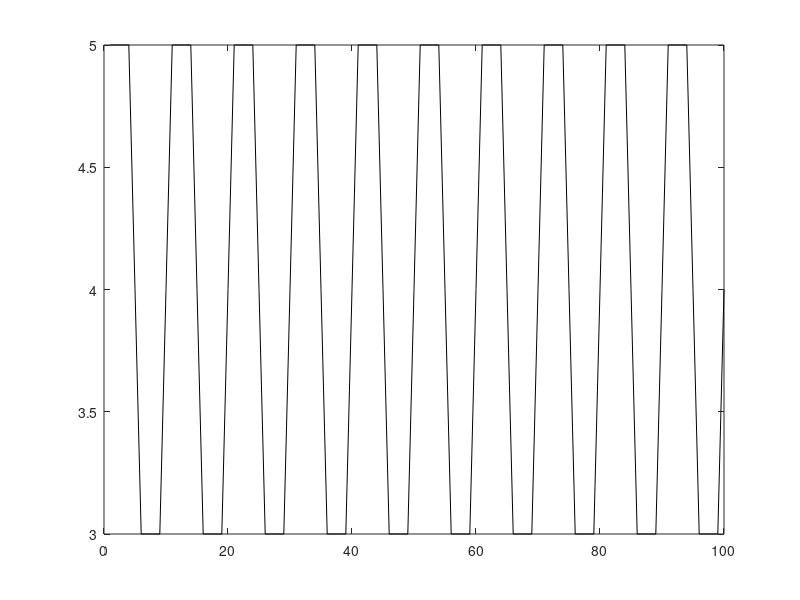
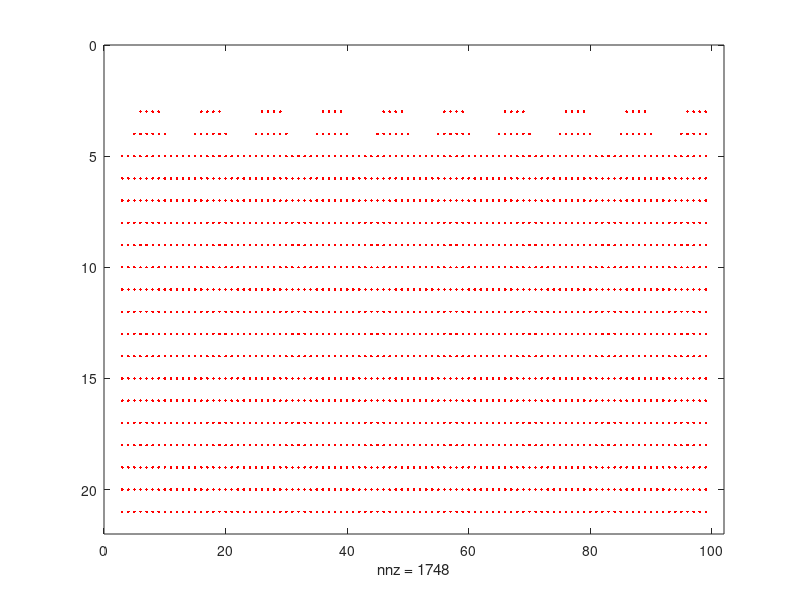

MATLAB code for these plots, in order: (Note: this script raises an error after producing the figures.)
clear
close all

length_of_surface=100  %surfacewidth
[X,Y] = meshgrid(0:length_of_surface, 0:20);

probability=zeros(size(X))
initialmatrix = ones(size(X)); %colors has ones everywhere besides row 1,2==0
adsorption=zeros(size(X));
desorption=zeros(size(X));
initialmatrix(1:2, :) = 0;
etchcycles=3
Standard_Deviation_matrix=zeros(etchcycles,1);


a=1         %parameters a and b for the probability of adsorbens number 1 and 2
b=100
 

% find starting row of 1's for each column (creates surface matrix)


for i=1:length_of_surface
    surface(i)=find(initialmatrix(:,i),1)
end
surface(2,:)=0;


periodicity = 10;

% surface shape of sine
for i=1:length_of_surface
surface(1,i) = round((sin(i.*2.*pi/periodicity)))+4;
end

 
 plot (surface(1,1:length_of_surface),'k')


  pictureTest=ones(size(X))   

%  creates 2D matrix and picture out of surface matrix
 for k=2:length_of_surface
    if surface(1,k)~=0
         pictureTest(surface(1,k),k)=1; 
         
         pictureTest(1:surface(1,k)-1,k)=0;
    end
 end
 
%   cuts the beginning and end of
 pictureTest(:,1:2)=0                 
 pictureTest(:,length_of_surface:length_of_surface+1)=0
 figure;
 spy(pictureTest,'r')

 
 
 
% starting probability for first etch cycle
probability(1,:)=50;


%probabilities for etching
probablityAdsorption1 = 50;
probablityAdsorption2 = 37.5;
probablityAdsorption3 = 0;


calculateStandardDeviations(surface)

% sum_surface=sum(surface(1,:),2)
% average_surface_line=sum_surface./length_of_surface
% average_surface_line_picture(1,1:length_of_surface)=average_surface_line
% 
% 
% Standard_Deviation = std(surface,0,2)
% Standard_Deviation_matrix(1,1)=Standard_Deviation(1);




% setting the etching circles
for number_of_etching=1:etchcycles

% probability of colors2=green dots to place on red (surface)
for surfaceposition=2:length_of_surface
   Z=a+(b-a).*rand(1,1);
             if Z>probability(1,surfaceposition)
                adsorption(surface(1,surfaceposition)-1,surfaceposition)=1
             else 
                adsorption(surface(1,surfaceposition),surfaceposition)=0
             end


% probability of colors3 =blue dots to place on the row above


      Z=a+(b-a).*rand(1,1);
             if Z>probability(1,surfaceposition)
                desorption(surface(1,surfaceposition)-2,surfaceposition)=1
             else 
                desorption(surface(1,surfaceposition),surfaceposition)=0
             end

% removes surface atom, when green and blue are above
% for column = 1:length(colors(1,:)+1)
    if adsorption(surface(1,surfaceposition)-1,surfaceposition) && desorption(surface(1,surfaceposition)-2,surfaceposition)==1
         surface(1,surfaceposition)= surface(1,surfaceposition)+1  
     end

end

% calculates the probability for each surface atom after each etch step
if number_of_etching>1
 for surfaceposition=2:length_of_surface-1
     
     if surface(1,surfaceposition)== surface(1,surfaceposition+1)
        if surface(1,surfaceposition)== surface(1,surfaceposition-1)
            surface(2,surfaceposition)=1
            surface(3,surfaceposition)=probablityAdsorption1;
        end
        if surface(1,surfaceposition)< surface(1,surfaceposition-1)
            surface(2,surfaceposition)=2
            surface(3,surfaceposition)=probablityAdsorption1; 
        end
        if surface(1,surfaceposition)> surface(1,surfaceposition-1)
            surface(2,surfaceposition)=1
            surface(3,surfaceposition)=probablityAdsorption1;
        end
     end
     if surface(1,surfaceposition)> surface(1,surfaceposition+1)
         if surface(1,surfaceposition)== surface(1,surfaceposition-1)
              surface(2,surfaceposition)=1
              surface(3,surfaceposition)=probablityAdsorption1;
         end
         if surface(1,surfaceposition)> surface(1,surfaceposition-1)
              surface(2,surfaceposition)=1
              surface(3,surfaceposition)=probablityAdsorption1;
         end
         if surface(1,surfaceposition)< surface(1,surfaceposition-1)
              surface(2,surfaceposition)=2
              surface(3,surfaceposition)=probablityAdsorption2;
         end
     end       
      if surface(1,surfaceposition)< surface(1,surfaceposition+1)
         if surface(1,surfaceposition)== surface(1,surfaceposition-1)
              surface(2,surfaceposition)=2
              surface(3,surfaceposition)=probablityAdsorption2 
         end
         if surface(1,surfaceposition)> surface(1,surfaceposition-1)
              surface(2,surfaceposition)=2
              surface(3,surfaceposition)=probablityAdsorption2 
         end
           if surface(1,surfaceposition)< surface(1,surfaceposition-1)
              surface(2,surfaceposition)=3
              surface(3,surfaceposition)=probablityAdsorption3
           end
      end
      
      
%     if surface(1,surfaceposition)< surface(1,surfaceposition+1)&& surface(1,surfaceposition)< surface(1,surfaceposition-1)
%         surface(2,surfaceposition)=3
%         surface(3,surfaceposition)=0
%     end
%     hold on
%     if surface(1,surfaceposition)== surface(1,surfaceposition+1)&& surface(1,surfaceposition)== surface(1,surfaceposition-1)
%         surface(2,surfaceposition)=1
%         surface(3,surfaceposition)=50
%    
%     end
%     hold on
%      if surface(1,surfaceposition)> surface(1,surfaceposition+1)&& surface(1,surfaceposition)> surface(1,surfaceposition-1)
%         surface(2,surfaceposition)=1
%          surface(3,surfaceposition)=50
%      end
%     hold on
%      if surface(2,surfaceposition)==0 
%        surface(2,surfaceposition)=2
%         surface(3,surfaceposition)=37.5
%      end


% creates probability for each surface atom for next etching cycle
    probability(1,surfaceposition) = surface(3,surfaceposition)
    hold on 
 end
end
 pictureTest=ones(size(X))   

%  creates 2D matrix and picture out of surface matrix
 for k=2:length_of_surface
    if surface(1,k)~=0
         pictureTest(surface(1,k),k)=1; 
         
         pictureTest(1:surface(1,k)-1,k)=0;
    end
 end
 
%   cuts the beginning and end of
 pictureTest(:,1:2)=0                 
 pictureTest(:,length_of_surface:length_of_surface+1)=0
 
  
 
 sum_surface=sum(surface(1,:),2)
average_surface_line=sum_surface./length_of_surface
average_surface_line_picture(1,1:length_of_surface)=average_surface_line


Standard_Deviation = std(surface,0,2)
Standard_Deviation_matrix(number_of_etching+1,1)=Standard_Deviation(1);

figure;
 

plot(average_surface_line_picture,'k')
hold on
spy(pictureTest,'r')

 

end
figure
plot (Standard_Deviation_matrix(:,1),'k')
title('Standard Deviation over etch cycles');
xlabel('etch cycles');
ylabel('Standard Deviation');





% creates out of surface (just array) a 2D spy diagramm with picture as
% function
%  picture=ones(size(X))   
% 
%  for k=2:length_of_surface
%     if surface(1,k)~=0
%          picture(surface(1,k),k)=1
%          
%          picture(1:surface(1,k)-1,k)=0
%     end
%  end
 
 
%          sideetching with a chance of 20% in the picture
% right side

%         for i=3:surface(1,k)
%          sideetching_right=a+(b-a).*rand(1,1);
%              if sideetching_right>100
%                   picture(i-2,k+1)=0
%              end
%         end
% 
% % left side
%         for j=3:surface(1,k)
%             
%          sideetching_left=a+(b-a).*rand(1,1);
%              if sideetching_left>100
%                   picture(j-2,k-1)=0
%              end
%         end
%     end
%  end
 
 
%  surface(2,length(surface))=0
%  for o=2:length(surface)-2
%     if surface(1,o)< surface(1,o+1)&& surface(1,o)< surface(1,o-1)
%         surface(2,o)=3
%     end
%     hold on
%     if surface(1,o)== surface(1,o+1)&& surface(1,o)== surface(1,o-1)
%         surface(2,o)=1
%     end
%     hold on
%      if surface(1,o)> surface(1,o+1)&& surface(1,o)> surface(1,o-1)
%         surface(2,o)=1
%      end
%     hold on
%      if surface(2,o)==0 
%        surface(2,o)=2
%        
%     end
%     hold on
%  end

 
%   for i=1:length(colors)
%    
%     surface(2,i)=find(picture(3:21,i),0)
% end
%          
%    


   % plot the grid
% spy(picture,'r')

% spy(surface,'r')
% figure
% hold on
% 
% spy(colors,'r')
% hold on
% spy(colors2,'g')
% hold on
% spy(colors3,'b')
% hold on
% 
% xlabel('X'); % // Label the X and Y axes
% ylabel('Y');
% title('Initial Grid');
% grid on














